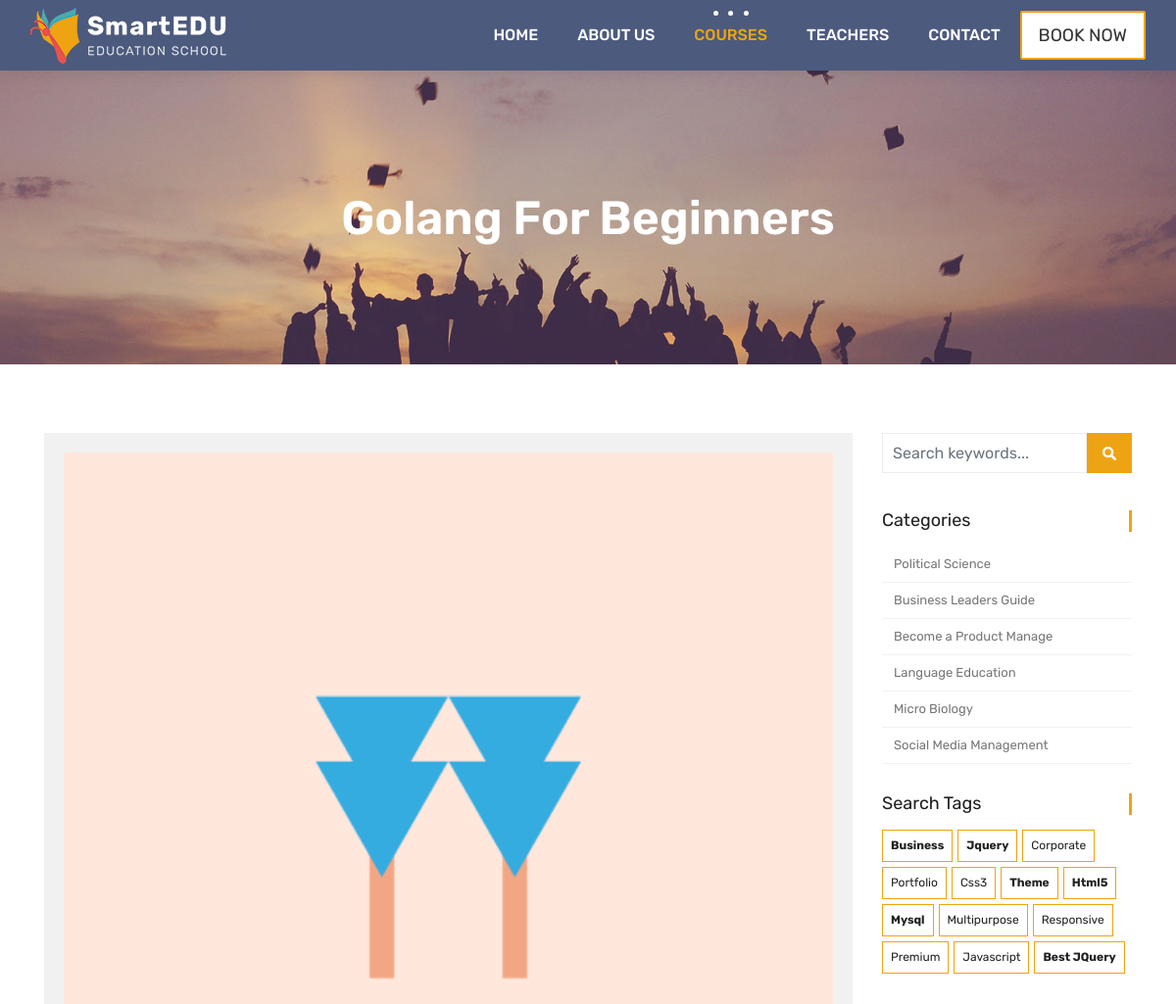
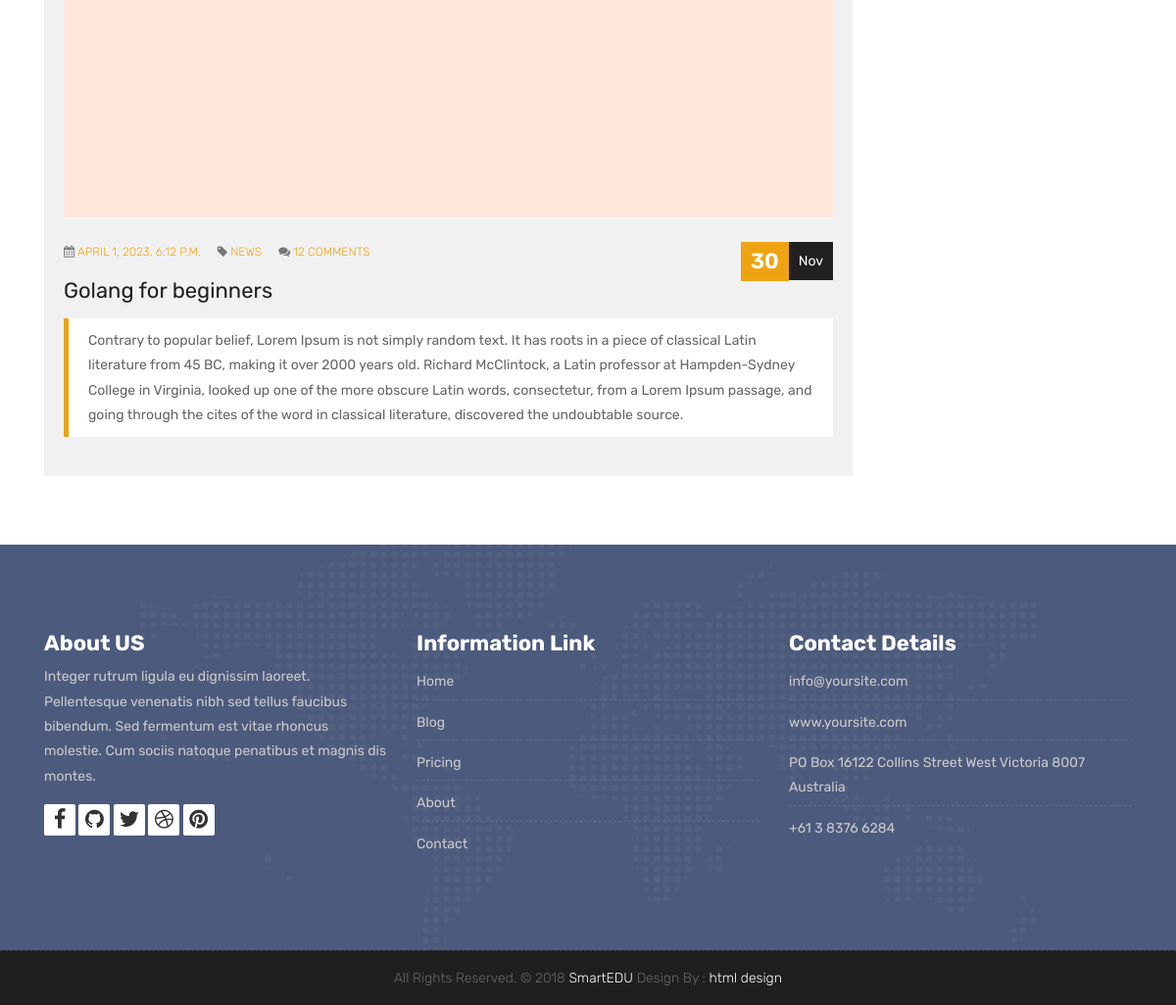
Page /courses/programming/3 on the committed database (2 pictures, top to bottom).
### courses/models.py (models this page shows, shortened)
class Course(models.Model):
    teacher = models.ForeignKey(Teacher, null=True, on_delete=models.CASCADE)
    name = models.CharField(max_length=200, unique=True)
    category = models.ForeignKey(Category, null=True, on_delete=models.DO_NOTHING)
    tags = models.ManyToManyField(Tag, blank=True, null=True)
    description = models.TextField(blank=True, null=True)
    image = models.ImageField(upload_to='courses/%Y/%m/%d/', default='courses/default_course_image.jpg')
    date = models.DateTimeField(auto_now=True)
    available = models.BooleanField(default=True)

### courses/views.py (the view)
# urls.py: path('<slug:category_slug>/<int:course_id>', views.course_detail, name = 'course_detail'),
def course_detail(request, category_slug, course_id):
    course = Course.objects.get(category__slug=category_slug, id = course_id)
    context = {
        'course': course
    }
    return render(request, 'course.html', context)

### templates/course.html
{% extends 'partials/_base.html' %}
{% load static %}
{% block content %}
	<div class="all-title-box">
		<div class="container text-center">
			<h1>{{course.name}}</h1>
		</div>
	</div>
    <div id="overviews" class="section wb">
        <div class="container">
            <div class="row">
                <div class="col-lg-9 blog-post-single">
                    <div class="blog-item">
						<div class="image-blog">
							<img src="{{course.image.url}}" alt="" class="img-fluid">
						</div>
						<div class="post-content">
							<div class="post-date">
								<span class="day">30</span>
								<span class="month">Nov</span>
							</div>
							<div class="meta-info-blog">
								<span><i class="fa fa-calendar"></i> <a href="#">{{course.date}}</a> </span>
								<span><i class="fa fa-tag"></i>  <a href="#">News</a> </span>
								<span><i class="fa fa-comments"></i> <a href="#">12 Comments</a></span>
							</div>
							<div class="blog-title">
								<h2>{{course.name}}</h2>
							</div>
							<div class="blog-desc">
								<blockquote class="default">
									{{course.description}}
								</blockquote>
							</div>
						</div>
					</div>
                </div>
				<div class="col-lg-3 col-12 right-single">
					<div class="widget-search">
						<div class="site-search-area">
							<form method="get" id="site-searchform" action="#">
								<div>
									<input class="input-text form-control" name="search-k" id="search-k" placeholder="Search keywords..." type="text">
									<input id="searchsubmit" value="Search" type="submit">
								</div>
							</form>
						</div>
					</div>
					<div class="widget-categories">
						<h3 class="widget-title">Categories</h3>
						<ul>
							<li><a href="#">Political Science</a></li>
							<li><a href="#">Business Leaders Guide</a></li>
							<li><a href="#">Become a Product Manage</a></li>
							<li><a href="#">Language Education</a></li>
							<li><a href="#">Micro Biology</a></li>
							<li><a href="#">Social Media Management</a></li>
						</ul>
					</div>
					<div class="widget-tags">
						<h3 class="widget-title">Search Tags</h3>
						<ul class="tags">
							<li><a href="#"><b>business</b></a></li>
							<li><a href="#"><b>jquery</b></a></li>
							<li><a href="#">corporate</a></li>
							<li><a href="#">portfolio</a></li>
							<li><a href="#">css3</a></li>
							<li><a href="#"><b>theme</b></a></li>
							<li><a href="#"><b>html5</b></a></li>
							<li><a href="#"><b>mysql</b></a></li>
							<li><a href="#">multipurpose</a></li>
							<li><a href="#">responsive</a></li>
							<li><a href="#">premium</a></li>
							<li><a href="#">javascript</a></li>
							<li><a href="#"><b>Best jQuery</b></a></li>
						</ul>
					</div>
				</div>
            </div>
        </div>
    </div>
{% endblock %}

### rows in the picture
Course: name "Golang For Beginners", image (picture), date "APRIL 1, 2023, 6:12 P.M.", name "Golang for beginners", description "Contrary to popular belief, Lorem Ipsum is not simply random text. It has roots in a piece of classical Latin literature from 45 BC, making it over 2000 years old. Richard McClintock, a Latin professor at Hampden-Sydney College in Virginia, looked up one of the more obscure Latin words, consectetur, from a Lorem Ipsum passage, and going through the cites of the word in classical literature, discovered the undoubtable source."
